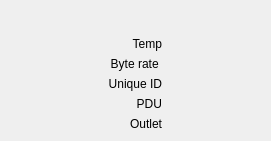
      <widget class="QWidget" name="tab_5">
       <attribute name="title">
        <string>Other</string>
       </attribute>
       <widget class="QLabel" name="label_59">
        <property name="geometry">
         <rect>
          <x>42</x>
          <y>116</y>
          <width>120</width>
          <height>16</height>
         </rect>
        </property>
        <property name="text">
         <string>Outlet</string>
        </property>
        <property name="textFormat">
         <enum>Qt::RichText</enum>
        </property>
        <property name="alignment">
         <set>Qt::AlignRight|Qt::AlignTrailing|Qt::AlignVCenter</set>
        </property>
       </widget>
       <widget class="QELabel" name="qelabel_60">
        <property name="geometry">
         <rect>
          <x>162</x>
          <y>36</y>
          <width>100</width>
          <height>16</height>
         </rect>
        </property>
        <property name="variable" stdset="0">
         <string>$(P):cam1:Temperature_RBV</string>
        </property>
        <property name="variableSubstitutions" stdset="0">
         <string>P=CPS1</string>
        </property>
        <property name="displayAlarmState">
         <bool>false</bool>
        </property>
       </widget>
       <widget class="QLabel" name="label_60">
        <property name="geometry">
         <rect>
          <x>42</x>
          <y>76</y>
          <width>120</width>
          <height>16</height>
         </rect>
        </property>
        <property name="text">
         <string>Unique ID</string>
        </property>
        <property name="textFormat">
         <enum>Qt::RichText</enum>
        </property>
        <property name="alignment">
         <set>Qt::AlignRight|Qt::AlignTrailing|Qt::AlignVCenter</set>
        </property>
       </widget>
       <widget class="QELabel" name="qelabel_61">
        <property name="geometry">
         <rect>
          <x>162</x>
          <y>76</y>
          <width>100</width>
          <height>16</height>
         </rect>
        </property>
        <property name="variable" stdset="0">
         <string>$(P):cam1:ID.DESC</string>
        </property>
        <property name="variableSubstitutions" stdset="0">
         <string>P=CPS1</string>
        </property>
        <property name="displayAlarmState">
         <bool>false</bool>
        </property>
       </widget>
       <widget class="QLabel" name="label_61">
        <property name="geometry">
         <rect>
          <x>42</x>
          <y>36</y>
          <width>120</width>
          <height>16</height>
         </rect>
        </property>
        <property name="text">
         <string>Temp</string>
        </property>
        <property name="textFormat">
         <enum>Qt::RichText</enum>
        </property>
        <property name="alignment">
         <set>Qt::AlignRight|Qt::AlignTrailing|Qt::AlignVCenter</set>
        </property>
       </widget>
       <widget class="QLabel" name="label_62">
        <property name="geometry">
         <rect>
          <x>42</x>
          <y>96</y>
          <width>120</width>
          <height>16</height>
         </rect>
        </property>
        <property name="text">
         <string>PDU</string>
        </property>
        <property name="textFormat">
         <enum>Qt::RichText</enum>
        </property>
        <property name="alignment">
         <set>Qt::AlignRight|Qt::AlignTrailing|Qt::AlignVCenter</set>
        </property>
       </widget>
       <widget class="QELabel" name="qelabel_62">
        <property name="geometry">
         <rect>
          <x>162</x>
          <y>96</y>
          <width>100</width>
          <height>16</height>
         </rect>
        </property>
        <property name="variable" stdset="0">
         <string>$(P):cam1:PDU</string>
        </property>
        <property name="variableSubstitutions" stdset="0">
         <string>P=CPS1</string>
        </property>
        <property name="displayAlarmState">
         <bool>false</bool>
        </property>
       </widget>
       <widget class="QELabel" name="qelabel_63">
        <property name="geometry">
         <rect>
          <x>162</x>
          <y>56</y>
          <width>100</width>
          <height>16</height>
         </rect>
        </property>
        <property name="variable" stdset="0">
         <string>$(P):cam1:PSByteRate_RBV</string>
        </property>
        <property name="variableSubstitutions" stdset="0">
         <string>P=CPS1</string>
        </property>
        <property name="displayAlarmState">
         <bool>false</bool>
        </property>
       </widget>
       <widget class="QLabel" name="label_63">
        <property name="geometry">
         <rect>
          <x>42</x>
          <y>56</y>
          <width>120</width>
          <height>16</height>
         </rect>
        </property>
        <property name="text">
         <string>Byte rate </string>
        </property>
        <property name="textFormat">
         <enum>Qt::RichText</enum>
        </property>
        <property name="alignment">
         <set>Qt::AlignRight|Qt::AlignTrailing|Qt::AlignVCenter</set>
        </property>
       </widget>
       <widget class="QELabel" name="qelabel_64">
        <property name="geometry">
         <rect>
          <x>162</x>
          <y>116</y>
          <width>100</width>
          <height>16</height>
         </rect>
        </property>
        <property name="variable" stdset="0">
         <string>$(P):cam1:OUTLET</string>
        </property>
        <property name="variableSubstitutions" stdset="0">
         <string>P=CPS1</string>
        </property>
        <property name="displayAlarmState">
         <bool>false</bool>
        </property>
       </widget>
      </widget>
